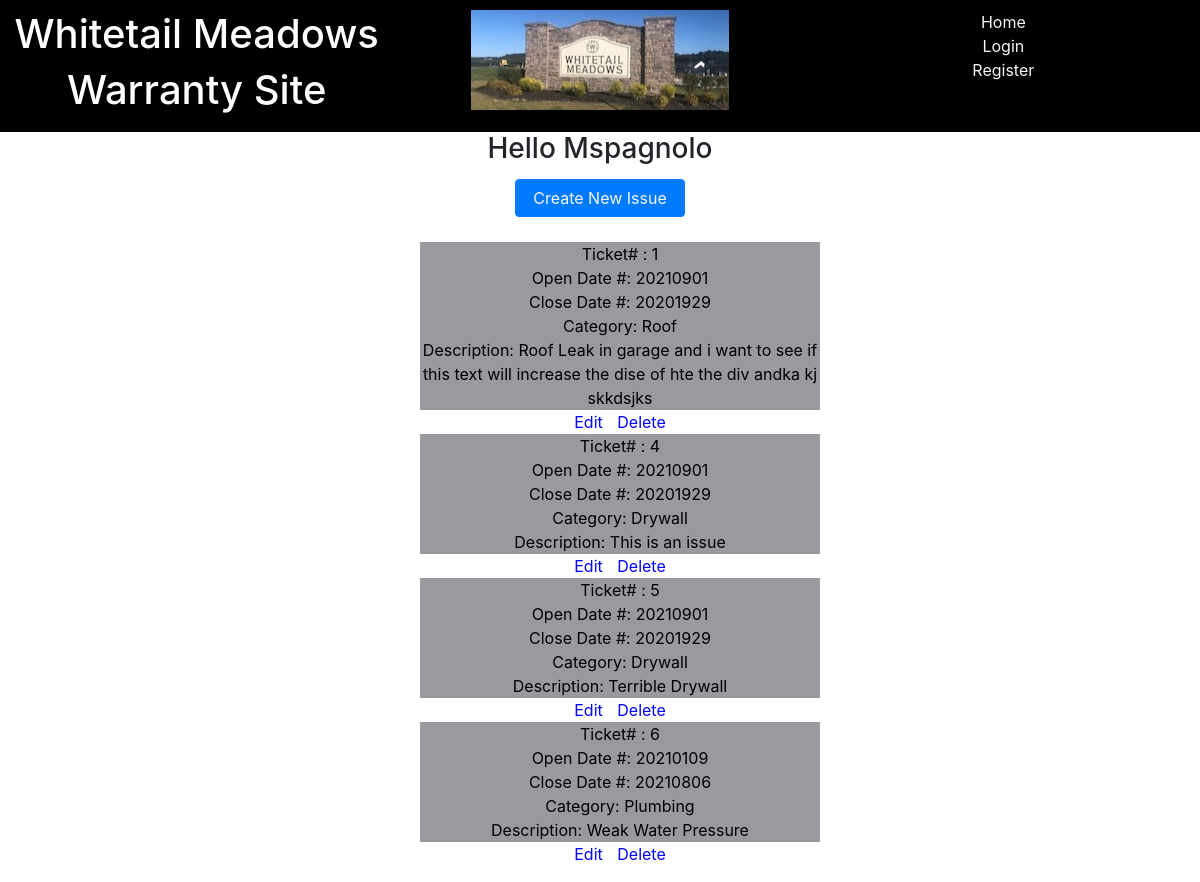
Before: /welcome/1 with the older database file.
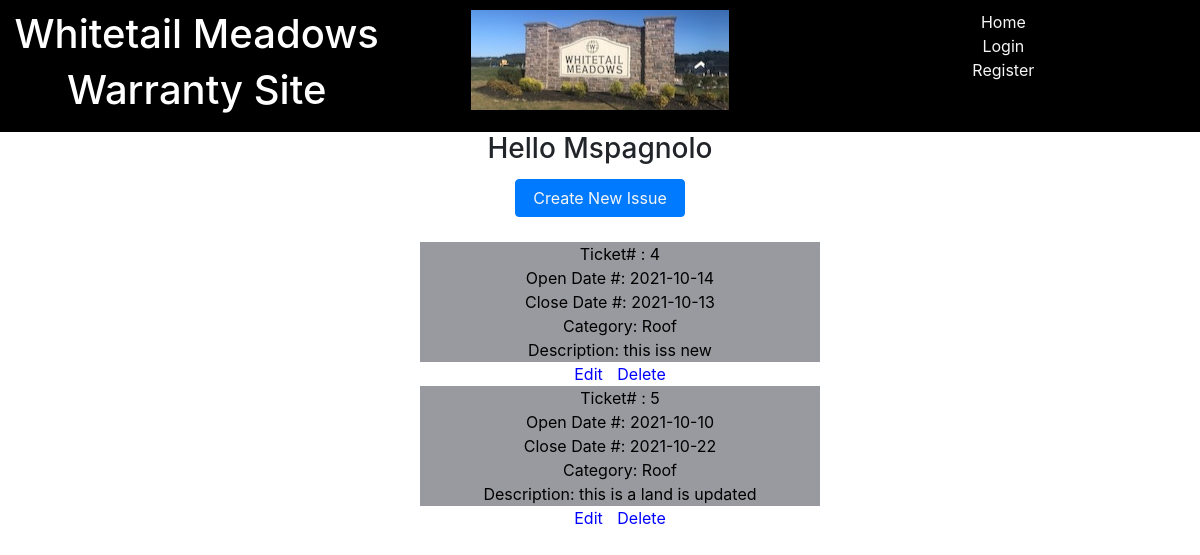
After: the same page with the newer database file.
### project_files/models.py (models this page shows, shortened)
class User(db.Model,UserMixin):
    __tablename__ = 'users'
    id = db.Column(db.Integer,primary_key=True)
    email = db.Column(db.String(64),unique=True,index=True)
    username = db.Column(db.String(64),unique=True,index=True)
    password_hash = db.Column(db.String(128))
    address = db.Column(db.String(128),unique=True,index=True)
    tickets = db.relationship('TicketModel',backref='tickets',lazy='dynamic')

class TicketModel(db.Model):
    __tablename__ = 'tickets'
    id = db.Column(db.Integer,primary_key=True)
    home_id = db.Column(db.Integer,db.ForeignKey('users.id'))
    desc = db.Column(db.Text)
    create_date = db.Column(db.Text) #MMDDYYYY
    close_date = db.Column(db.Text)
    category_id = db.Column(db.Integer,db.ForeignKey('category.id'))

class CategoryModel(db.Model):
    __tablename__='category'
    id = db.Column(db.Integer,primary_key=True)
    category = db.Column(db.Text)

### app.py (the view)
@app.route('/welcome/<user_id>',methods=['GET','POST'])
def welcome_user(user_id=0):
    user_id = int(user_id)
    session['user_id']=user_id
    owner = User.query.get_or_404(user_id).username
    tickets = db.session.query(CategoryModel.category,TicketModel.id,TicketModel.desc,\
        TicketModel.create_date,TicketModel.close_date)\
        .outerjoin(CategoryModel,TicketModel.category_id==CategoryModel.id).filter(TicketModel.home_id==user_id).all()
    return render_template('welcome_user.html',tickets=tickets,user_id=user_id,owner=owner)

### project_files/templates/welcome_user.html (shortened to what this page needs)
<!DOCTYPE html>
<html lang="en">
<head>
</head>
{% extends "base.html" %}
{% block content %}
<body>
    <div>
        <h3>Hello {{owner}} </h3>
        <h2>
            <h2>
                <button class="btn btn-primary"><a class="wc" href="{{url_for('add_item')}}"> Create New Issue
                    </a></button>
                <ul>
                    {% for ticket in tickets %}
                    <li class='listitem'>
                        <div>Ticket# : {{ticket.id}}</div>
                        <div>Open Date #: {{ticket.create_date}}</div>
                        <div>Close Date #:
                            {% if ticket.close_date == None %}
                            Active
                            {% else %}
                            {{ticket.close_date}}
                            {% endif %}
                        </div>
                        <div>Category: {{ticket.category}}</div>
                        <div>Description: {{ticket.desc}}</div>
                    </li>
                    <a href="/ticket/{{ticket.id}}">Edit</a>
                    <a href="{{url_for('delete',ticket_id = ticket.id)}}">Delete</a>
                    {% endfor %}
                </ul>
    </div>
</body>
{% endblock %}

### project_files/templates/base.html (shortened to what this page needs)
<!DOCTYPE html>
<html lang="en">
<head>
    <link rel="stylesheet" href="https://maxcdn.bootstrapcdn.com/bootstrap/4.0.0/css/bootstrap.min.css"
>
    <link rel="stylesheet" href="{{url_for('static',filename='/css/styles.css')}}">
</head>
<body>
    <div class="row site-nav">
        <div class="col-md-4 base-name">
            <h1>Whitetail Meadows</h1>
            <h1>Warranty Site</h1>
        </div>
        <div class='col-md-4 base-pic'>
            <img src="{{url_for('static', filename='/images/sign1.jpeg', width=100, height=25, quality=95)}}" />
        </div>
        <div class="col-md-4 base-nav">
            <ul class='navbar-nav base-ul'>
                <li class="nav-li"><a class="base-a" href="{{url_for('index')}}">Home</a></li>
                {% if current_user.is_authenticated%}
                <li class="nav-li"><a class="base-a" href="{{url_for('logout')}}">Logout</a></li>
                <li class="nav-li"><a class="base-a" href="{{url_for('reports')}}">Reports</a></li>
                {% else %}
                <li class="nav-li"><a class="base-a" href="{{url_for('login')}}">Login</a></li>
                <li class="nav-li"><a class="base-a" href="{{url_for('register')}}">Register</a></li>
                {% endif%}
            </ul>
        </div>
    </div>
    {% block content %}
    {% endblock %}
</body>
</html>

### project_files/static/css/styles.css (style rules this page uses)
a { margin: 5px; color:blue; }
body { text-align: center; }
div { text-align: center; }
button { margin-top: 5px; margin-bottom: 25px; }
li { list-style: none; }
ul { list-style: none; }
.listitem { background-color: rgb(153, 153, 160); color:black; width: 400px; margin: auto; }
.base-ul { text-align: center; }
.site-nav { background-color: black; padding: 10px; }
.base-name { background-color: black; color: white; }
.base-pic { background-color: black; color: white; }
.base-nav { background-color: black; color: white; }
.base-a { color: whitesmoke; }
.wc { color: whitesmoke; }

Changed rows visible on the page:
removed TicketModel: id "1", create_date "20210901", close_date "20201929", category "Roof", desc "Roof Leak in garage and i want to see if this text will increase the dise of hte the div andka kj skkdsjks"
removed TicketModel: id "6", create_date "20210109", close_date "20210806", category "Plumbing", desc "Weak Water Pressure"
changed TicketModel id 4: create_date "20210901" → "2021-10-14"; close_date "20201929" → "2021-10-13"; category "Drywall" → "Roof"; desc "This is an issue" → "this iss new"
changed TicketModel id 5: create_date "20210901" → "2021-10-10"; close_date "20201929" → "2021-10-22"; category "Drywall" → "Roof"; desc "Terrible Drywall" → "this is a land is updated"
